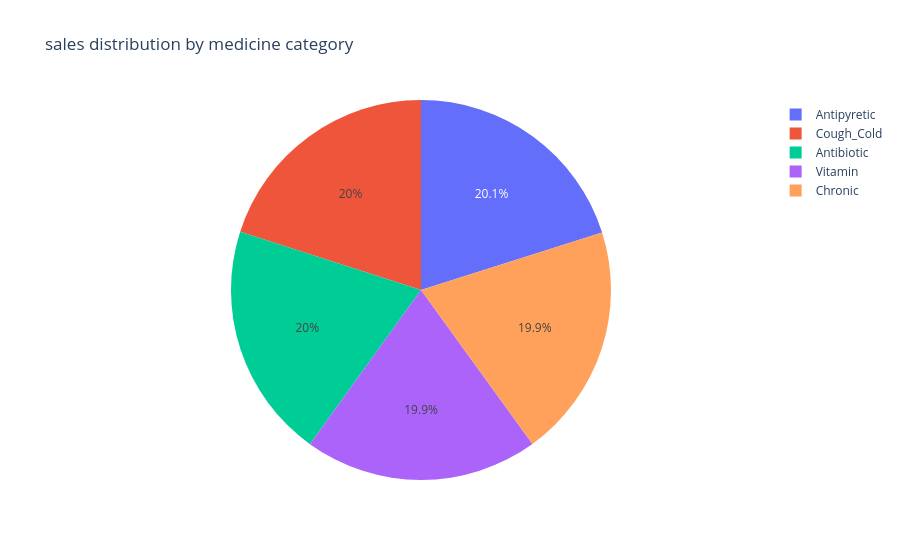

Write notebook code for a chart like this one.
### Code cell
# pie chart shows the percentage contribution of each medicine category

category_sales = df.groupby("category", as_index=False)["sales"].sum()
fig = px.pie(category_sales, names="category", values="sales",title="sales distribution by medicine category")
fig.show()

### Figure 1 — Plotly figure (JSON) as saved in the notebook; plotly's stock layout.template omitted (floating-point values rounded to 4 significant figures)
{"data": [{"domain": {"x": [0, 1], "y": [0, 1]}, "hovertemplate": "category=%{label}<br>sales=%{value}<extra></extra>", "labels": ["Antibiotic", "Antipyretic", "Chronic", "Cough_Cold", "Vitamin"], "legendgroup": "", "name": "", "showlegend": true, "type": "pie", "values": [839400000.0, 842900000.0, 834400000.0, 839500000.0, 834600000.0]}], "layout": {"legend": {"tracegroupgap": 0}, "title": {"text": "sales distribution by medicine category"}}}
